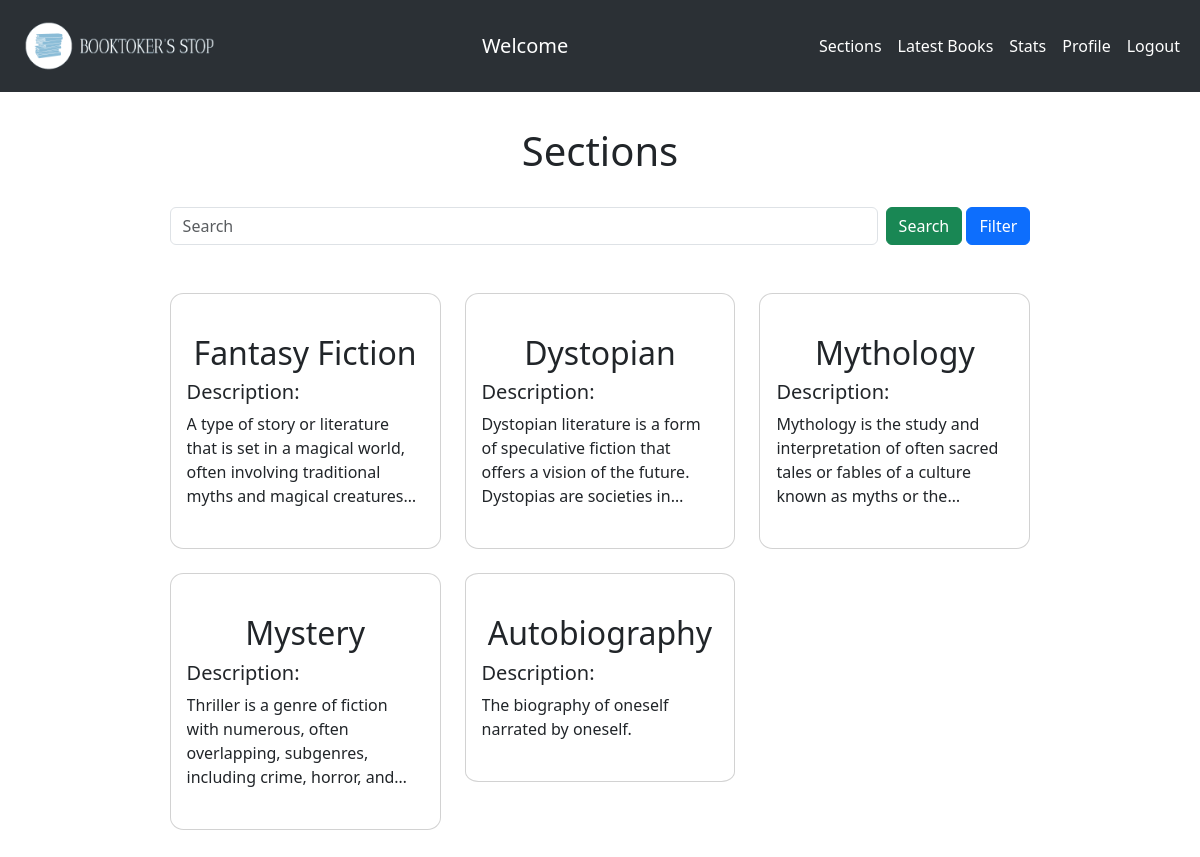
/sections (signed in), run on the app's committed database.
### application/models.py (models this page shows)
class Sections(db.Model):
    section_id = db.Column(db.Integer, autoincrement=True, primary_key=True)
    name = db.Column(db.String, unique = True, nullable = False)
    date = db.Column(db.DateTime, default=datetime.now)
    description = db.Column(db.Text)

### application/controllers.py (the view)
@app.route('/sections')
@login_required
def sections():
    admin = isAdmin(current_user)
    sections = Sections.query.filter_by().all()
    return render_template('sections.html', sections = sections, admin = admin)

### application/controllers.py (called while the page is built)
@login_manager.user_loader
def load_user(user_id):
    return Users.query.get(user_id)

### application/utilities.py (called while the page is built)
def isAdmin(user):
    if user.role == 3:
        return False
    else:
        return True

### templates/sections.html (shortened to what this page needs)
{% extends "base.html" %}
{% block body %}
    <div id="main">
        <div id="background-canvas">
        <div id="canvas">
            <h1 style="text-align: center;">Sections</h1>
            <br/>
            {% include 'searchbar.html' %}
            <br/>
            {% if sections %}
                <div class="row row-cols-1 row-cols-md-3 g-4">
                    {% for section in sections %}
                        {% include 'section.html' %}
                    {% endfor %}
                </div>
            {% else %}
                <p>No sections yet.</p>
            {% endif %}
            <br/>
        </div>
        <br/>
    </div>
    </div>
{% endblock %}

### templates/section.html (shortened to what this page needs)
<div class="col">
    <div class="card" style="border-radius: 5%">
        <div class="card-body">
            <div class="card-text" style="transform: rotate(0);">
                <br/>
                <strong><h2 class="card-title" style="text-align: center;">{{ section.name }}</h2></strong>
                <h5 class="card-text">Description: </h5>
                <div id="limited-content">
                    <p class="card-text">{{section.description}}</p>
                </div>
                <br/>
            </div>
        </div>
      </div>
</div>

### static/style.css (style rules this page uses)
* { margin: 0px; }
#main { margin-top: 0px; height: 100%; background-size: cover; background-position: center; background-attachment: fixed; }
#canvas { width: 80%; height: 100%; margin: auto; margin-top: 125px; }
#background-canvas { width: 90%; margin: auto; height: 100%; margin-top: 0px; background-color: rgba(255, 255, 255, 0.40); height: 100%; border: 2px solid white; background-size: cover; background-position: center; background-attachment: fixed; }
#limited-content { overflow: hidden; display: -webkit-box; -webkit-line-clamp: 4; line-clamp: 2; -webkit-box-orient: vertical; }

### data on the page
Sections: name "Fantasy Fiction", description "A type of story or literature that is set in a magical world, often involving traditional myths and magical…"
Sections: name "Dystopian", description "Dystopian literature is a form of speculative fiction that offers a vision of the future. Dystopias are societies…"
Sections: name "Mythology", description "Mythology is the study and interpretation of often sacred tales or fables of a culture known as myths or…"
Sections: name "Mystery", description "Thriller is a genre of fiction with numerous, often overlapping, subgenres, including crime, horror,…"
Sections: name "Autobiography", description "The biography of oneself narrated by oneself."
